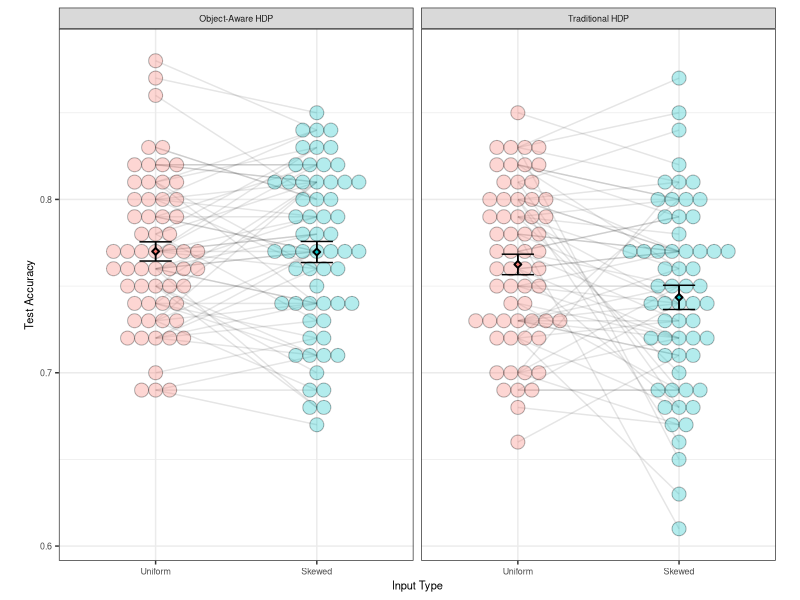
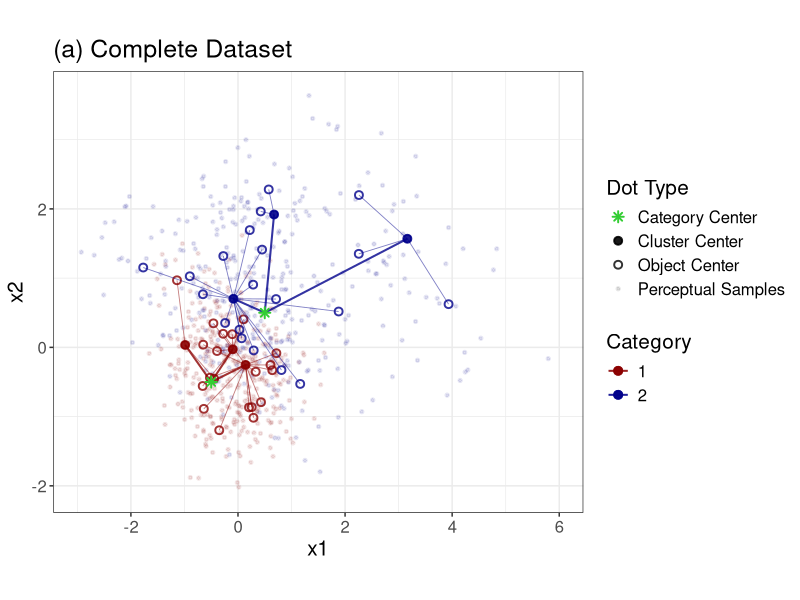
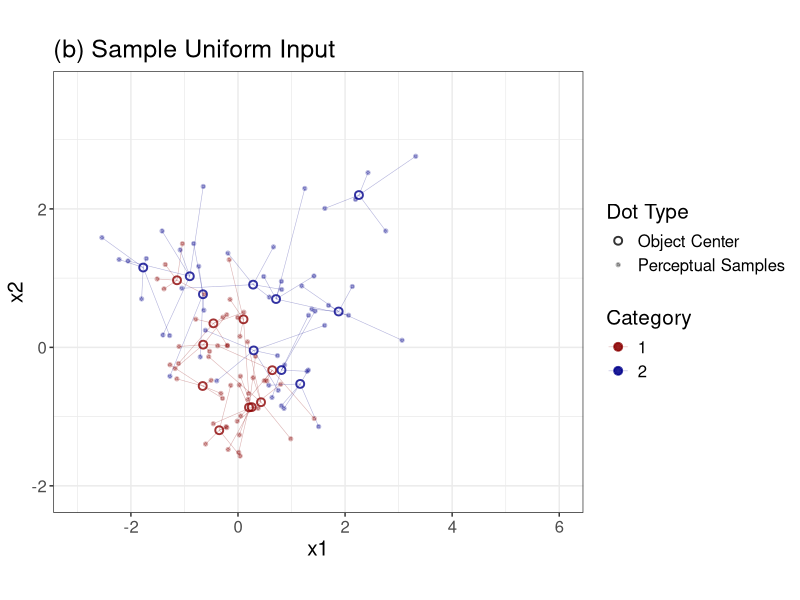
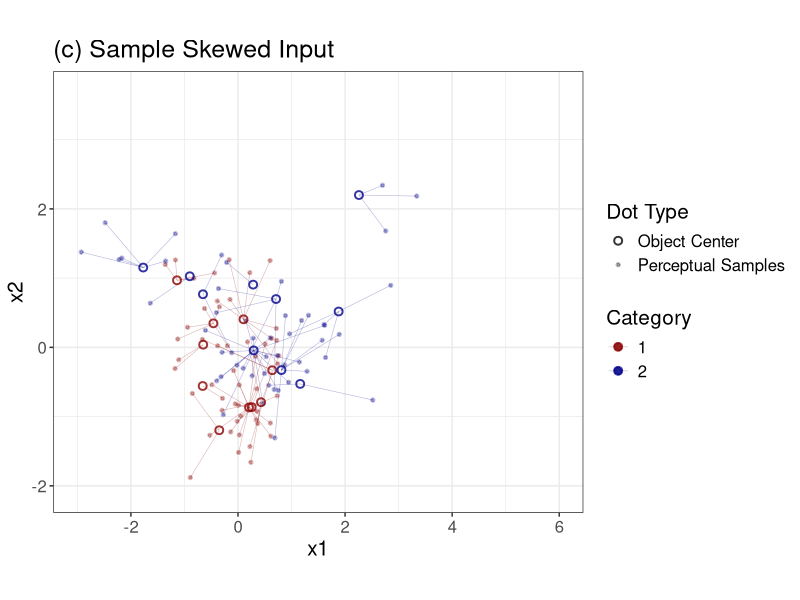
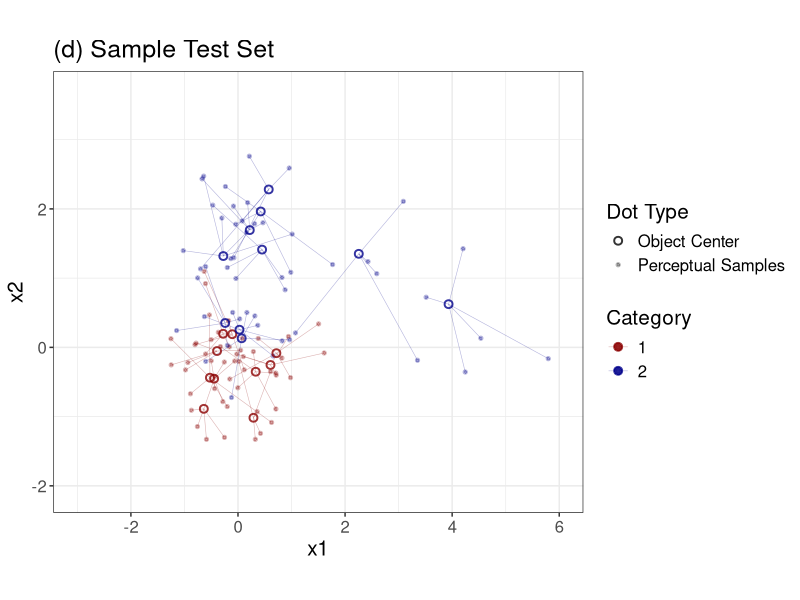
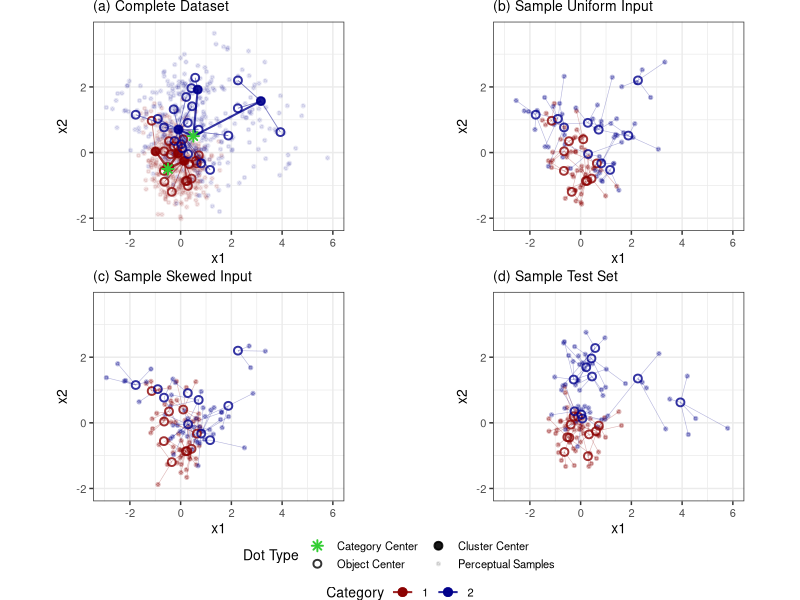
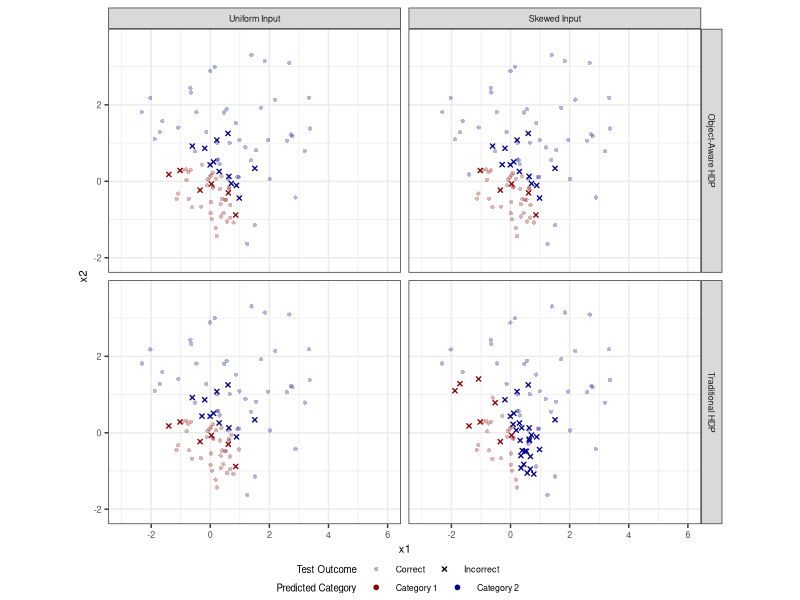
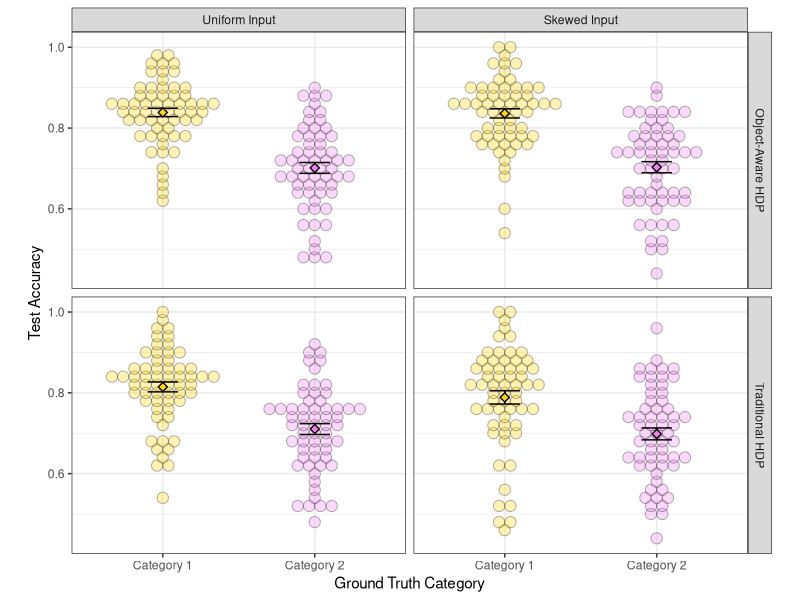

Generate these figures, in order, with R:
## ---- chunk 1
library(broom)
library(lmerTest)
library(tidyverse)
## ---- chunk 2
results <- read.csv("data/results_all.csv")
results$correct <- results$correct == "true" 

subj.acc <- results %>% group_by(split, model, training_type) %>% 
  summarise(acc=mean(correct))
## ---- chunk 3
subj.acc %>% 
  mutate(model=recode(model, obj="Object-Aware HDP", trad="Traditional HDP"),
         training_type=factor(str_to_title(training_type), levels=c("Uniform", "Skewed"))) %>% 
ggplot(aes(x=training_type, y=acc)) +
  geom_line(aes(group=split), alpha=0.1) +
  geom_dotplot(aes(fill=training_type), binaxis = "y", alpha=0.3,
               stackdir = "center", dotsize = 0.9, show.legend = F) +
  stat_summary(geom = 'errorbar', fun.data=mean_se, linewidth=0.5,
               show.legend = F, width=0.2) +
  stat_summary(aes(fill=training_type), geom = 'pointrange', size=0.3,
               fun.data=mean_se, shape=23, show.legend = F) +
  facet_wrap(~ model) +
  theme_bw() + xlab("Input Type") + ylab("Test Accuracy") +
  theme(aspect.ratio = 1.5/1, text=element_text(size=8))
ggsave("figures/acc.png")
## ---- chunk 4
acc.model.traintype.glmer <- 
  glmer(correct ~ model * training_type + (1|split) + (1|test_idx),
        data = results, family = "binomial")
summary(acc.model.traintype.glmer)

acc.trad.traintype.glmer <- 
  glmer(correct ~ training_type + (1|split) + (1|test_idx),
        data = results %>% filter(model=="trad"), family = "binomial")
summary(acc.trad.traintype.glmer)

acc.obj.traintype.glmer <- 
  glmer(correct ~ training_type + (1|split) + (1|test_idx),
        data = results %>% filter(model=="obj"), family = "binomial")
summary(acc.obj.traintype.glmer)
## ---- chunk 5
acc.model.traintype.lmer <- 
  lmer(acc ~ model * training_type + (1|split), data = subj.acc)
summary(acc.model.traintype.lmer)

acc.trad.traintype.lmer <- 
  lmer(acc ~ training_type + (1|split), data = subj.acc %>% filter(model=="trad"))
summary(acc.trad.traintype.lmer)

acc.obj.traintype.lmer <- 
  lmer(acc ~ training_type + (1|split), data = subj.acc %>% filter(model=="obj"))
summary(acc.obj.traintype.lmer)
## ---- chunk 6
ground_truths <- rbind(read.csv("data/category1.csv"), read.csv("data/category2.csv"))
ground_truths_categories <- data.frame(
  category_id = c(1,2), category_m0_x1 = c(-0.5,0.5), category_m0_x2 = c(-0.5,0.5) 
)
ground_truths_clusters <- ground_truths %>% 
  select(starts_with("cluster"), category_id) %>% distinct() %>% 
  mutate(category_m0_x1 = ifelse(category_id==1, -0.5, 0.5),
         category_m0_x2 = ifelse(category_id==1, -0.5, 0.5))
ground_truths_objects <- ground_truths %>% 
  select(starts_with("object"), cluster_mu_x1, cluster_mu_x2, 
         cluster_id, category_id) %>% distinct()

ground_truths.fig <- 
  ggplot(ground_truths, aes(x=percept_x1, y=percept_x2, color=as.factor(category_id))) + 
  geom_point(aes(shape="Perceptual Samples"), size=1, stroke=1, alpha=0.1) +
  geom_point(data=ground_truths_clusters, size=2, stroke=1, alpha=0.9, 
             aes(x=cluster_mu_x1, y=cluster_mu_x2, color=as.factor(category_id),
                 shape="Cluster Center")) +
  geom_segment(data=ground_truths_clusters,
    aes(x = cluster_mu_x1, y = cluster_mu_x2, 
        xend = category_m0_x1, yend = category_m0_x2),
        linewidth = 0.7, alpha = 0.8) +
  geom_point(data=ground_truths_objects, size=2, stroke=1, alpha=0.8,
             aes(x=object_phi_x1, y=object_phi_x2, color=as.factor(category_id),
                 shape="Object Center")) +
  geom_segment(data=ground_truths_objects,
    aes(x = object_phi_x1, y = object_phi_x2, 
        xend = cluster_mu_x1, yend = cluster_mu_x2),  
        linewidth = 0.3, alpha = 0.5) +
  geom_point(data=ground_truths_categories, size=2, stroke=1,
             aes(x=category_m0_x1, y=category_m0_x2,
                 shape="Category Center"), color="limegreen") +
  scale_color_manual(values = c("darkred", "darkblue"), name="Category") + 
  scale_shape_manual(
    name="Dot Type",  
    values=c("Category Center"=8, "Cluster Center"=19, 
             "Object Center"=1, "Perceptual Samples"=20)) + 
  theme_bw() + ggtitle("(a) Complete Dataset") +
  theme(aspect.ratio = 1/1.2, text=element_text(size=15)) + 
  xlab("x1") + ylab("x2") + xlim(-3, 6) + ylim(-2.1,3.7)
ground_truths.fig
## ---- chunk 7
uniform_training <- rbind(read.csv("data/sample_cat1_train_uniform.csv"),
                          read.csv("data/sample_cat2_train_uniform.csv"))
uniform_training_clusters <- uniform_training %>% 
  select(starts_with("cluster"), category_id) %>% distinct() %>% 
  mutate(category_m0_x1 = ifelse(category_id==1, -0.5, 0.5),
         category_m0_x2 = ifelse(category_id==1, -0.5, 0.5))
uniform_training_objects <- uniform_training %>% 
  select(starts_with("object"), cluster_mu_x1, cluster_mu_x2, 
         cluster_id, category_id) %>% distinct()

uniform_training.fig <- 
  ggplot(uniform_training, aes(x=percept_x1, y=percept_x2, color=as.factor(category_id))) + 
  geom_point(aes(shape="Perceptual Samples"), size=1, stroke=1, alpha=0.3) +
  geom_segment(aes(x = percept_x1, y = percept_x2,
                   xend = object_phi_x1, yend = object_phi_x2),
               linewidth = 0.2, alpha = 0.3) +
  geom_point(data=uniform_training_objects, size=2, stroke=1, alpha=0.8,
             aes(x=object_phi_x1, y=object_phi_x2, color=as.factor(category_id),
                 shape="Object Center")) +
  scale_color_manual(values = c("darkred", "darkblue"), name="Category") + 
  scale_shape_manual(
    name="Dot Type",  
    values=c("Category Center"=19, "Cluster Center"=16, 
             "Object Center"=1, "Perceptual Samples"=20)) + 
  theme_bw() + ggtitle("(b) Sample Uniform Input") +
  theme(aspect.ratio = 1/1.2, text=element_text(size=15)) + 
  xlab("x1") + ylab("x2") + xlim(-3, 6) + ylim(-2.1,3.7)
uniform_training.fig
## ---- chunk 8
skewed_training <- rbind(read.csv("data/sample_cat1_train_skewed.csv"),
                         read.csv("data/sample_cat2_train_skewed.csv"))
skewed_training_clusters <- skewed_training %>% 
  select(starts_with("cluster"), category_id) %>% distinct() %>% 
  mutate(category_m0_x1 = ifelse(category_id==1, -0.5, 0.5),
         category_m0_x2 = ifelse(category_id==1, -0.5, 0.5))
skewed_training_objects <- skewed_training %>% 
  select(starts_with("object"), cluster_mu_x1, cluster_mu_x2, 
         cluster_id, category_id) %>% distinct()

skewed_training.fig <- 
  ggplot(skewed_training, aes(x=percept_x1, y=percept_x2, color=as.factor(category_id))) + 
  geom_point(aes(shape="Perceptual Samples"), size=1, stroke=1, alpha=0.3) +
  geom_segment(aes(x = percept_x1, y = percept_x2,
                   xend = object_phi_x1, yend = object_phi_x2),
               linewidth = 0.2, alpha = 0.3) +
  geom_point(data=skewed_training_objects, size=2, stroke=1, alpha=0.8,
             aes(x=object_phi_x1, y=object_phi_x2, color=as.factor(category_id),
                 shape="Object Center")) +
  scale_color_manual(values = c("darkred", "darkblue"), name="Category") + 
  scale_shape_manual(
    name="Dot Type",  
    values=c("Category Center"=19, "Cluster Center"=16, 
             "Object Center"=1, "Perceptual Samples"=20)) + 
  theme_bw() + ggtitle("(c) Sample Skewed Input") +
  theme(aspect.ratio = 1/1.2, text=element_text(size=15)) + 
  xlab("x1") + ylab("x2") + xlim(-3, 6) + ylim(-2.1,3.7)

skewed_training.fig
## ---- chunk 9
test_set <- rbind(read.csv("data/sample_cat1_test.csv"),
                  read.csv("data/sample_cat2_test.csv"))
test_set_clusters <- test_set %>% 
  select(starts_with("cluster"), category_id) %>% distinct() %>% 
  mutate(category_m0_x1 = ifelse(category_id==1, -0.5, 0.5),
         category_m0_x2 = ifelse(category_id==1, -0.5, 0.5))
test_set_objects <- test_set %>% 
  select(starts_with("object"), cluster_mu_x1, cluster_mu_x2, 
         cluster_id, category_id) %>% distinct()

test_set.fig <- ggplot(test_set, aes(x=percept_x1, y=percept_x2, color=as.factor(category_id))) + 
  geom_point(aes(shape="Perceptual Samples"), size=1, stroke=1, alpha=0.3) +
  geom_segment(aes(x = percept_x1, y = percept_x2,
                   xend = object_phi_x1, yend = object_phi_x2),
               linewidth = 0.2, alpha = 0.3) +
  geom_point(data=test_set_objects, size=2, stroke=1, alpha=0.8,
             aes(x=object_phi_x1, y=object_phi_x2, color=as.factor(category_id),
                 shape="Object Center")) +
  scale_color_manual(values = c("darkred", "darkblue"), name="Category") + 
  scale_shape_manual(
    name="Dot Type",  
    values=c("Category Center"=19, "Cluster Center"=16, 
             "Object Center"=1, "Perceptual Samples"=20)) + 
  theme_bw() + ggtitle("(d) Sample Test Set") +
  theme(aspect.ratio = 1/1.2, text=element_text(size=15)) + 
  xlab("x1") + ylab("x2") + xlim(-3, 6) + ylim(-2.1,3.7)
test_set.fig
## ---- chunk 10
figs <- list(ground_truths.fig, uniform_training.fig, skewed_training.fig, test_set.fig)
figs <- lapply(figs, function(p) {
  p + theme(plot.title = element_text(size = 10), text=element_text(size=10)) +
    guides(shape=guide_legend(level=1, nrow=2, byrow=T),
           color=guide_legend(level=2, nrow=1, byrow=T)) +
    theme(
      legend.position      = "bottom",
      legend.box           = "vertical",
      legend.margin        = margin(0, 0, 1, 0),
      legend.title         = element_text(size = 10),
      legend.text         = element_text(size = 8),
      legend.key.height    = unit(0.3, "lines"),
      plot.margin = margin(0, 0, 3, 0)
    )
})

ggpubr::ggarrange(
  plotlist = figs, common.legend=T, nrow = 2, ncol=2,
  heights = c(1,1), legend = "bottom", align = "hv"
)
ggsave("figures/sample_train_test_splits.png")
## ---- chunk 11
results %>% filter(split==43) %>% 
  mutate(pred_cat=paste("Category",pred_cat),
         outcome = ifelse(correct, "Correct", "Incorrect")) %>% 
  mutate(model=recode(model, obj="Object-Aware HDP", trad="Traditional HDP"),
         training_type=factor(paste(str_to_title(training_type), "Input"), 
                              levels=c("Uniform Input", "Skewed Input"))) %>%
ggplot(aes(x=test_x1, y=test_x2, color=pred_cat)) + 
  geom_point(aes(shape=outcome, alpha=outcome), size=1, stroke=0.7) +
  scale_shape_manual(values = c(16, 4), name="Test Outcome") + 
  scale_alpha_manual(values = c(0.3, 1), name="Test Outcome") +
  scale_color_manual(values = c("darkred", "darkblue"), name="Predicted Category") + 
  facet_grid(model ~ training_type) + theme_bw() +
  xlab("x1") + ylab("x2") + xlim(-3, 6) + ylim(-2.1,3.7) +
  # guides(
  #   shape = guide_legend(order = 1, nrow = 2, byrow = TRUE),
  #   alpha = guide_legend(order = 1, nrow = 2, byrow = TRUE),
  #   color = guide_legend(order = 2, nrow = 2, byrow = TRUE)
  # ) +
  theme(aspect.ratio = 1/1.2, text=element_text(size=8), 
        legend.position = "bottom", legend.box = 'vertical',
        legend.margin = margin(-5,10,0,0), legend.title = element_text(size=7),
        legend.key.height = unit(0.3, "lines"), #legend.title.position = "top",
        legend.spacing.x = unit(20, "pt"))
ggsave("figures/point_predictions.png")
## ---- chunk 12
sub.acc.truecat <- results %>% group_by(training_type, model, true_cat, split) %>% 
  summarise(acc=mean(correct)) 

sub.acc.truecat %>% 
  mutate(model=recode(model, obj="Object-Aware HDP", trad="Traditional HDP"),
         training_type=factor(paste(str_to_title(training_type), "Input"), 
                              levels=c("Uniform Input", "Skewed Input")),
         true_cat=paste("Category",true_cat)) %>% 
ggplot(aes(x=true_cat, y=acc)) +
  geom_dotplot(aes(fill=true_cat), binaxis = "y", alpha=0.3, 
               stackdir = "center", dotsize = 1.5, show.legend = F) +
  stat_summary(geom = 'errorbar', fun.data=mean_se, linewidth=0.5,
               show.legend = F, width=0.2) +
  stat_summary(aes(fill=true_cat), geom = 'pointrange', stroke=0.7,
               fun.data=mean_se, shape=23, show.legend = F) +
  facet_grid(model ~ training_type) + theme_bw() + 
  scale_fill_manual(values=c("gold", "violet")) +
  xlab("Ground Truth Category") + ylab("Test Accuracy") +
  theme(aspect.ratio = 1/1.3)
## ---- chunk 13
sub.acc.truecat %>%
  group_by(model, training_type) %>%
  do(tidy(t.test(.$acc ~ .$true_cat)))
## ---- chunk 14
novel_pref_scores <- rbind(
  results %>% 
    mutate(true_cat = paste0("cat", true_cat), 
           p_cat1=exp(logp_cat1)) %>% 
    group_by(split, true_cat, model, training_type) %>% 
    summarise(mean_p_cat1 = mean(p_cat1)) %>% 
    pivot_wider(values_from = mean_p_cat1, names_from = true_cat) %>% 
    mutate(novel_pref_score = cat1-cat2) %>% 
    mutate(train_cat = "Category 1"),
  results %>% 
    mutate(true_cat = paste0("cat", true_cat), 
           p_cat2=exp(logp_cat2)) %>% 
    group_by(split, true_cat, model, training_type) %>% 
    summarise(mean_p_cat2 = mean(p_cat2)) %>% 
    pivot_wider(values_from = mean_p_cat2, names_from = true_cat) %>% 
    mutate(novel_pref_score = cat2-cat1) %>% 
    mutate(train_cat = "Category 2")
) %>% 
  mutate(model=recode(model, obj="Object-Aware HDP", trad="Traditional HDP"),
         training_type=factor(paste(str_to_title(training_type), "Input"), 
                              levels=c("Uniform Input", "Skewed Input"))) 

ggplot(novel_pref_scores, aes(x=train_cat, y=novel_pref_score)) +
  geom_hline(yintercept = 0, linetype=2) + 
  geom_dotplot(aes(fill=train_cat), binaxis = "y", alpha=0.3,
               stackdir = "center", dotsize = 1.5, show.legend = F) +
  stat_summary(geom = 'errorbar', fun.data=mean_se, linewidth=0.5,
               show.legend = F, width=0.2) +
  stat_summary(aes(fill=train_cat), geom = 'pointrange', stroke=0.7,
               fun.data=mean_se, shape=23, show.legend = F) +
  facet_grid(model ~ training_type) + theme_bw() + 
  scale_fill_manual(values=c("gold", "violet")) +
  xlab("Input Category") + ylab("Preference for Novel Category") +
  theme(aspect.ratio = 1/1.3)
ggsave("figures/pref_novel_category.png")
## ---- chunk 15
novel_pref_scores %>%
  group_by(train_cat, training_type, model) %>%
  do(tidy(wilcox.test(.$novel_pref_score, mu = 0, exact = FALSE, 
                      alternative = "greater")))

novel_pref_scores %>% mutate(train_cat=as.factor(train_cat)) %>% 
  group_by(training_type, model) %>%
  do(tidy(wilcox.test(.$novel_pref_score ~ .$train_cat, exact = FALSE)))
